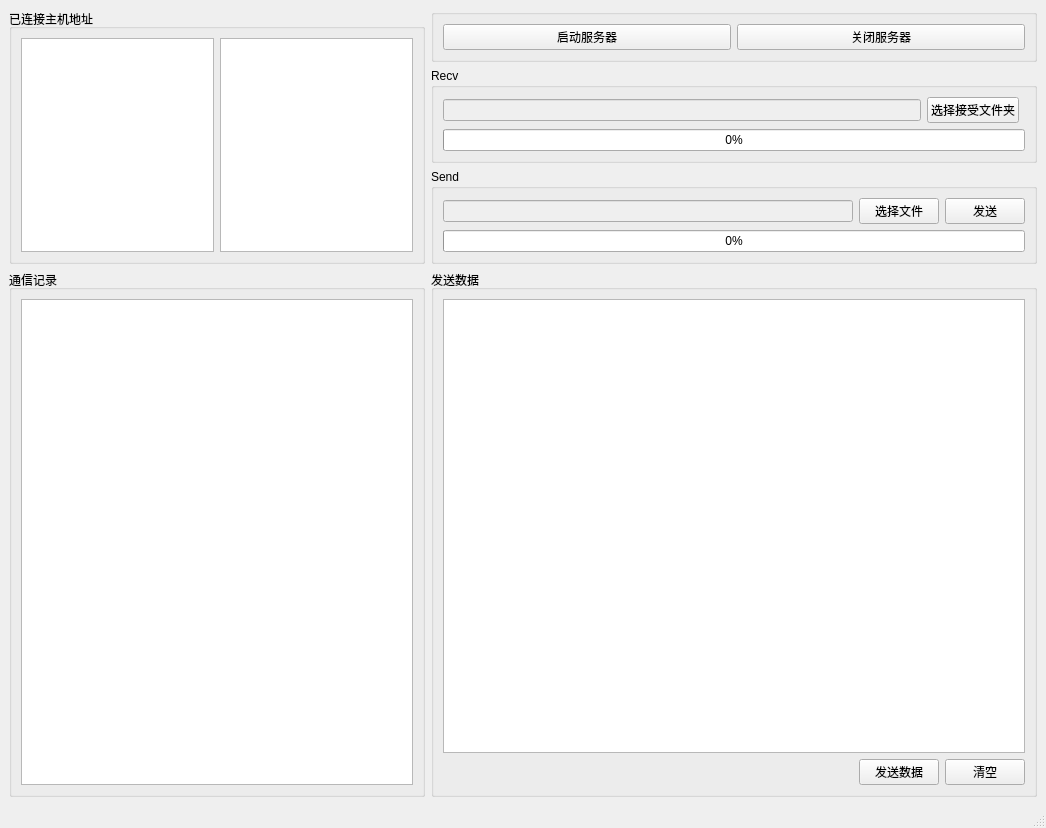
<?xml version="1.0" encoding="UTF-8"?>
<ui version="4.0">
 <class>Server</class>
 <widget class="QMainWindow" name="Server">
  <property name="geometry">
   <rect>
    <x>0</x>
    <y>0</y>
    <width>1046</width>
    <height>828</height>
   </rect>
  </property>
  <property name="windowTitle">
   <string>Server</string>
  </property>
  <widget class="QWidget" name="centralwidget">
   <layout class="QGridLayout" name="gridLayout_7">
    <item row="0" column="0" rowspan="3">
     <widget class="QGroupBox" name="groupBox_6">
      <property name="title">
       <string>已连接主机地址</string>
      </property>
      <layout class="QGridLayout" name="gridLayout_4">
       <item row="0" column="0">
        <widget class="QListWidget" name="listWidgetMsg"/>
       </item>
       <item row="0" column="1">
        <widget class="QListWidget" name="listWidgetFile"/>
       </item>
      </layout>
     </widget>
    </item>
    <item row="0" column="1">
     <widget class="QGroupBox" name="groupBox_3">
      <property name="title">
       <string/>
      </property>
      <layout class="QGridLayout" name="gridLayout_3">
       <item row="0" column="0">
        <widget class="QPushButton" name="btnStart">
         <property name="enabled">
          <bool>true</bool>
         </property>
         <property name="text">
          <string>启动服务器</string>
         </property>
        </widget>
       </item>
       <item row="0" column="1">
        <widget class="QPushButton" name="btnClose">
         <property name="text">
          <string>关闭服务器</string>
         </property>
        </widget>
       </item>
      </layout>
     </widget>
    </item>
    <item row="1" column="1">
     <widget class="QGroupBox" name="groupBox_4">
      <property name="title">
       <string>Recv</string>
      </property>
      <layout class="QGridLayout" name="gridLayout_5">
       <item row="0" column="0">
        <widget class="QLineEdit" name="lineRecv">
         <property name="enabled">
          <bool>false</bool>
         </property>
        </widget>
       </item>
       <item row="0" column="1">
        <widget class="QPushButton" name="btnChooseRecvFolder">
         <property name="text">
          <string>选择接受文件夹</string>
         </property>
        </widget>
       </item>
       <item row="1" column="0" colspan="3">
        <widget class="QProgressBar" name="barRecv">
         <property name="value">
          <number>0</number>
         </property>
         <property name="alignment">
          <set>Qt::AlignCenter</set>
         </property>
        </widget>
       </item>
      </layout>
     </widget>
    </item>
    <item row="2" column="1">
     <widget class="QGroupBox" name="groupBox_5">
      <property name="title">
       <string>Send</string>
      </property>
      <layout class="QGridLayout" name="gridLayout_6">
       <item row="0" column="0">
        <widget class="QLineEdit" name="lineSend">
         <property name="enabled">
          <bool>false</bool>
         </property>
        </widget>
       </item>
       <item row="0" column="1">
        <widget class="QPushButton" name="btnSelectFile">
         <property name="text">
          <string>选择文件</string>
         </property>
        </widget>
       </item>
       <item row="0" column="2">
        <widget class="QPushButton" name="btnSendFile">
         <property name="text">
          <string>发送</string>
         </property>
        </widget>
       </item>
       <item row="1" column="0" colspan="3">
        <widget class="QProgressBar" name="barSend">
         <property name="value">
          <number>0</number>
         </property>
         <property name="alignment">
          <set>Qt::AlignCenter</set>
         </property>
        </widget>
       </item>
      </layout>
     </widget>
    </item>
    <item row="3" column="0">
     <widget class="QGroupBox" name="groupBox">
      <property name="title">
       <string>通信记录</string>
      </property>
      <layout class="QGridLayout" name="gridLayout">
       <item row="0" column="0">
        <widget class="QTextEdit" name="textEdit"/>
       </item>
      </layout>
     </widget>
    </item>
    <item row="3" column="1">
     <widget class="QGroupBox" name="groupBox_2">
      <property name="title">
       <string>发送数据</string>
      </property>
      <layout class="QGridLayout" name="gridLayout_2">
       <item row="1" column="1">
        <widget class="QPushButton" name="btnSendMsg">
         <property name="text">
          <string>发送数据</string>
         </property>
        </widget>
       </item>
       <item row="1" column="2">
        <widget class="QPushButton" name="btnClear">
         <property name="text">
          <string>清空</string>
         </property>
        </widget>
       </item>
       <item row="0" column="0" colspan="3">
        <widget class="QPlainTextEdit" name="plainTextEdit"/>
       </item>
       <item row="1" column="0">
        <spacer name="horizontalSpacer_2">
         <property name="orientation">
          <enum>Qt::Horizontal</enum>
         </property>
         <property name="sizeHint" stdset="0">
          <size>
           <width>535</width>
           <height>20</height>
          </size>
         </property>
        </spacer>
       </item>
      </layout>
     </widget>
    </item>
   </layout>
  </widget>
  <widget class="QStatusBar" name="statusbar"/>
 </widget>
 <resources/>
 <connections/>
</ui>
